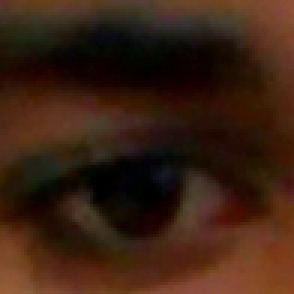
%> input picture eye_blink/histogram_eye/openeye.png, 98 x 98 px (shown 3 times larger)
$ octave --eval "intensity_histogram;"   (GNU Octave 9; MATLAB toolbox functions it lacks are replaced by stand-ins)
%> lines starting %> are read from the running program, lines starting %| are printed output that depends on the picture
function intensity_histogram
    openEye=imread('openeye.png');
%> openEye is the input picture: size 98x98x3 uint8; mean R, G, B 58.4, 33.1, 18
    closedEye=imread('eyeclose.png');
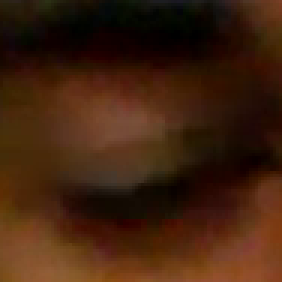
%> input picture eye_blink/histogram_eye/eyeclose.png, 94 x 94 px (shown 3 times larger)
%> closedEye is the input picture: size 94x94x3 uint8; mean R, G, B 64.4, 33.5, 13.9
    openg=rgb2gray(openEye);
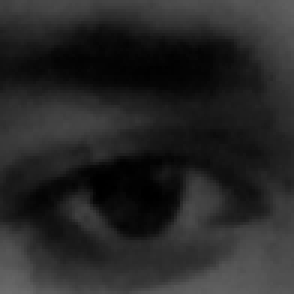
%> openg: size 98x98 uint8 (shown 3 times larger); min 0, max 107, mean 38.9
    closeg=rgb2gray(closedEye);
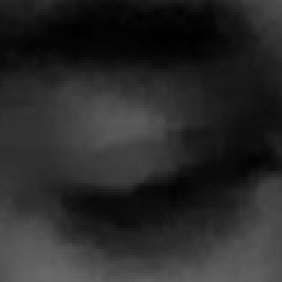
%> closeg: size 94x94 uint8 (shown 3 times larger); min 0, max 104, mean 40.5
%> `intensity_histogram;`:
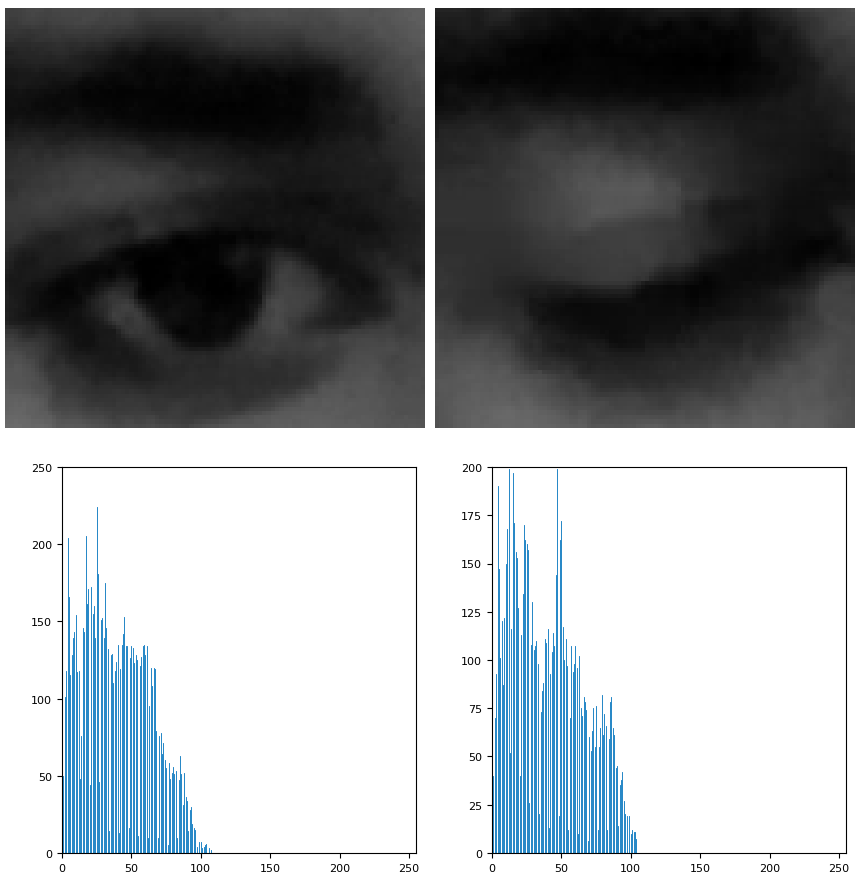
%> figure redrawn from the program's plot data, 4 panels
    figure(1)
    subplot(2,2,1)
    imshow(openg);
    subplot(2,2,2)
    imshow(closeg);
    subplot(2,2,3)
    imhist(openg);
    subplot(2,2,4);
    imhist(closeg);
end
